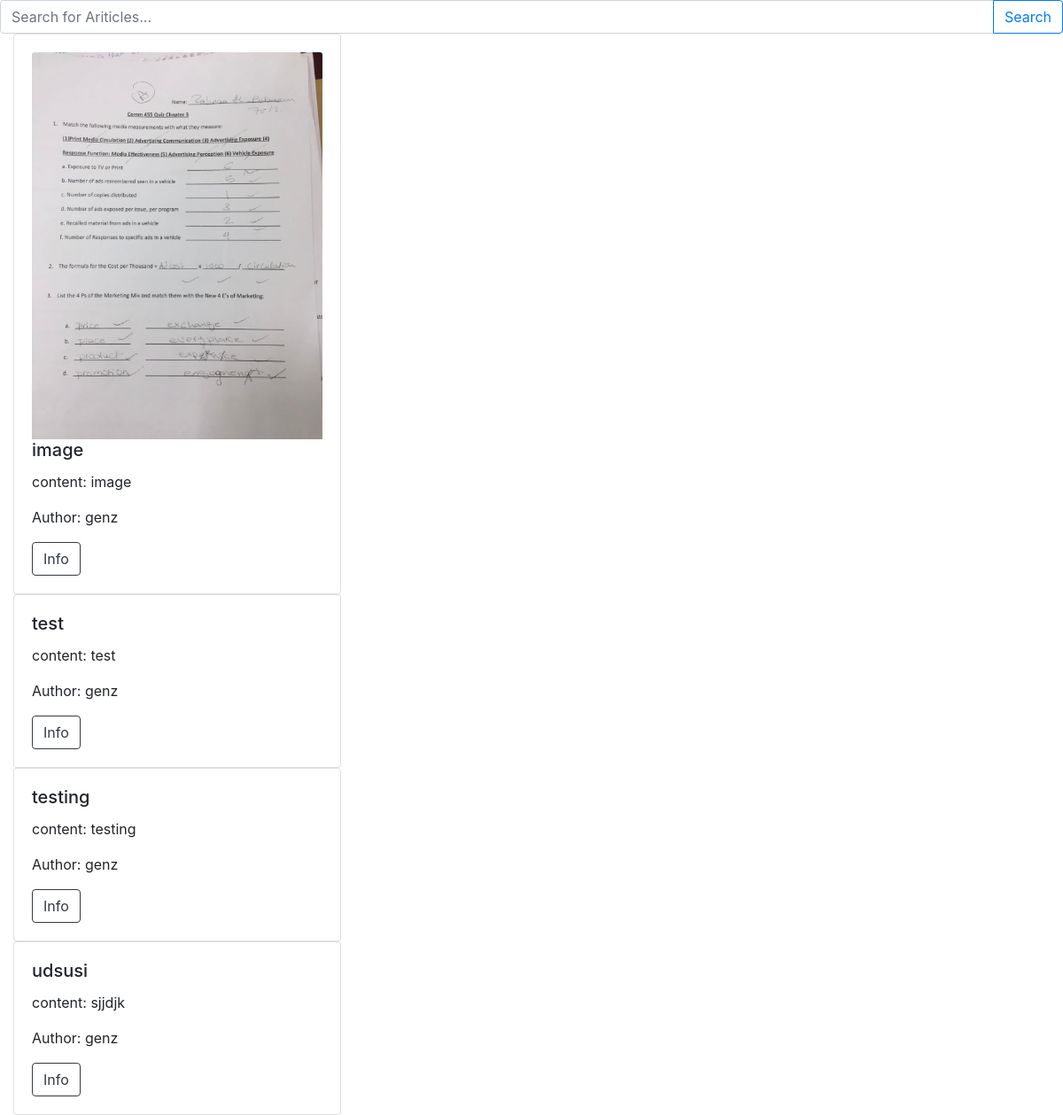
Screenshot of /home/list/ with the database file from the repository.
### post/models.py (models this page shows, shortened)
class Post(models.Model):
    author = models.ForeignKey(User, on_delete=models.CASCADE, default=1)
    title = models.CharField(max_length=255)
    photo = models.ImageField(null=True, blank=True)
    content = models.TextField()
    updated = models.DateTimeField(auto_now=True, auto_now_add=False)
    created = models.DateTimeField(auto_now=False, auto_now_add=True)

### post/views.py (the view, shortened to what this page needs)
# urls.py: path('list/', views.post_list, name = 'list'),
def post_list(request):
	object_list = Post.objects.all().order_by('title')
	query = request.GET.get('search')
	context = {
	"posts" : object_list
	}
	return render(request, 'list.html', context)

### post/templates/list.html (shortened to what this page needs)
{% extends "base.html" %}
{% block content %}
<form action="{%url 'list' %}" method="GET" class="input-group">
	<input type="text" name="search" placeholder="Search for Ariticles..." class="form-control" value="{{request.GET.search}}">
	<div class="input-group-append">
		<input type="submit" value="Search" class="btn btn-outline-primary">
	</div>
</form>
 {% for wow in posts %}
  <div class="col-sm-6 col-md-4">
		<div class="card">
		  <div class="card-body">
		  	{% if wow.photo %}
                  <img class= "card-img-top" src="{{wow.photo.url}}" alt="Ariticle image">
            {% endif %}
		    <h5 class="card-title">{{wow.title}}</h5>
		    <p class="card-text">content: {{wow.content}}</p>
		    <p class="card-text">Author: {{wow.author}}</p>
		    <a href="{% url 'detail' post_id=wow.id %}" class="btn btn-outline-dark">Info</a>
</div>
</div>
</div>
{% endfor %}
{% endblock content %}

### rows the page displays
Post: photo (picture), title "image", content "image", author "genz"
Post: title "test", content "test", author "genz"
Post: title "testing", content "testing", author "genz"
Post: title "udsusi", content "sjjdjk", author "genz"
